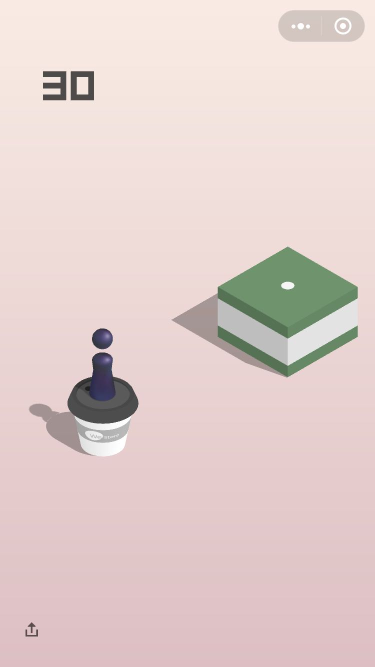
#> input picture img/2.jpg, 750 x 1334 px (shown at 1/2 size)
$ python main.py   (older library calls are emulated)
#> lines starting #> are read from the running program, lines starting #| are printed output that depends on the picture; after the words box and inside, x2 and y2 are one past the last pixel; in counts of white or black regions, pixels touching at a corner belong together
#> further down, src is the input picture: shape (1334, 750, 3); mean B, G, R 204.4, 207.1, 225.7
### manipulatePicture/ConnersTest.py
import cv2
import numpy as np


def testFindConners(src, dst):
    img = cv2.pyrDown(src, cv2.IMREAD_UNCHANGED)
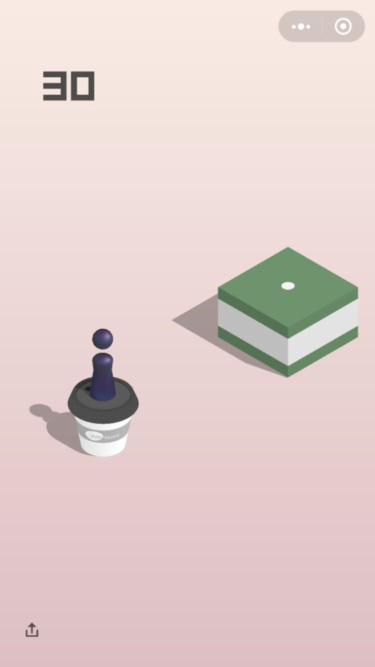
#> img: shape (667, 375, 3); mean B, G, R 204.5, 207.1, 225.7
    #阈值操作 127为最低 255为最高
    ret, thresh = cv2.threshold(cv2.cvtColor(src.copy(), cv2.COLOR_BGR2GRAY), 127, 255, cv2.THRESH_BINARY)
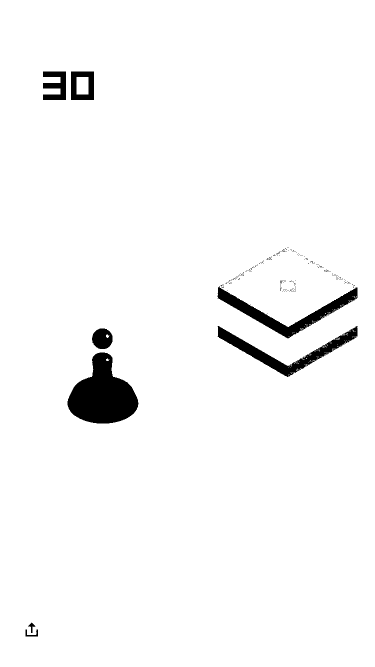
#> thresh: shape (1334, 750) (shown at 1/2 size); 97% white; 210 black regions (202 under 20 px)
    image, contours, hier = cv2.findContours(thresh, cv2.RETR_CCOMP, cv2.CHAIN_APPROX_SIMPLE)
#> contours = 446 contours, 435 with area under 20; largest, box (x1, y1, x2, y2) and area: (0, 0, 750, 1334) 998417, (134, 704, 278, 848) 12603, (434, 572, 716, 678) 6644, (434, 651, 716, 755) 6438, (141, 142, 189, 201) 2724

    for c in contours:
        x, y, w, h = cv2.boundingRect(c)
        cv2.rectangle(img, (x, y), (x + w, y + h), (0, 255, 0), 2)
        rect = cv2.minAreaRect(c)#找到最小的矩形区域
        box = cv2.boxPoints(rect)#转换为矩形的四个顶点
        box = np.int_(box)
        cv2.drawContours(img, [box], 0, (0, 0, 255), 3)

        (x, y), radius = cv2.minEnclosingCircle(c)
        center = (int(x), int(y))
        radius = int(radius)
        img = cv2.circle(img, center, radius, (255, 0, 0), 1)
#> this loop made 446 passes
#> (w, h, rect, box, radius) on passes 1 to 3: (1, 1, ((576, 751), (0, 0), -90), [[576, 751], [576, 751], [576, 751], [576, 751]], 0), (1, 1, ((579, 749), (0, 0), -90), [[579, 749], [579, 749], [579, 749], [579, 749]], 0), (1, 1, ((576, 748), (0, 0), -90), [[576, 748], [576, 748], [576, 748], [576, 748]], 0)
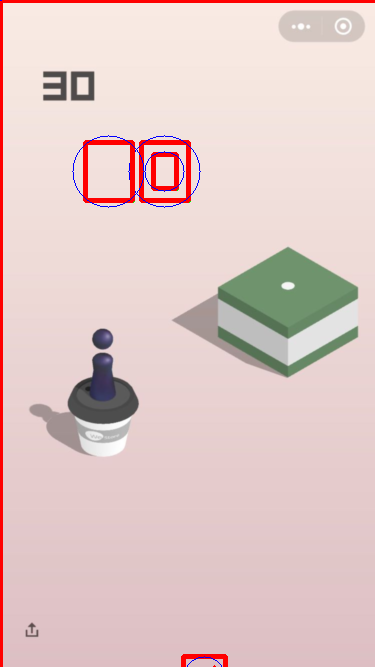
#> img: shape (667, 375, 3); 2.56% of pixels changed, all inside (x1, y1, x2, y2) = (0, 0, 375, 667)

    cv2.drawContours(img, contours, -1, (255, 255, 0), 1)
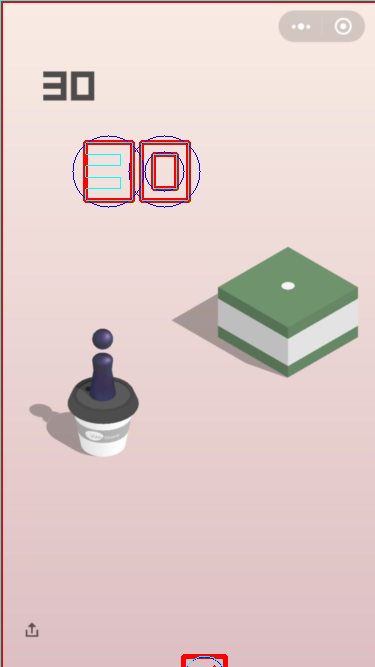
#> img: shape (667, 375, 3); 0.7% of pixels changed, all inside (x1, y1, x2, y2) = (0, 0, 375, 667)
    cv2.imshow("findConner", img)
    cv2.waitKey()
    cv2.destroyAllWindows()

### main.py
from manipulatePicture import Filter
import manipulatePicture.ConnersTest as ct
import numpy as np
import os, cv2

path = os.getcwd()

src = cv2.imread(path + r"/img/2.jpg", cv2.IMREAD_COLOR)
dst = np.zeros(src.shape, dtype=np.uint8)

# [9 lines of commented-out code are left out]

ct.testFindConners(src, dst)


# cv2.imshow("dst", dst)
# cv2.waitKey()
# cv2.destroyAllWindows()
